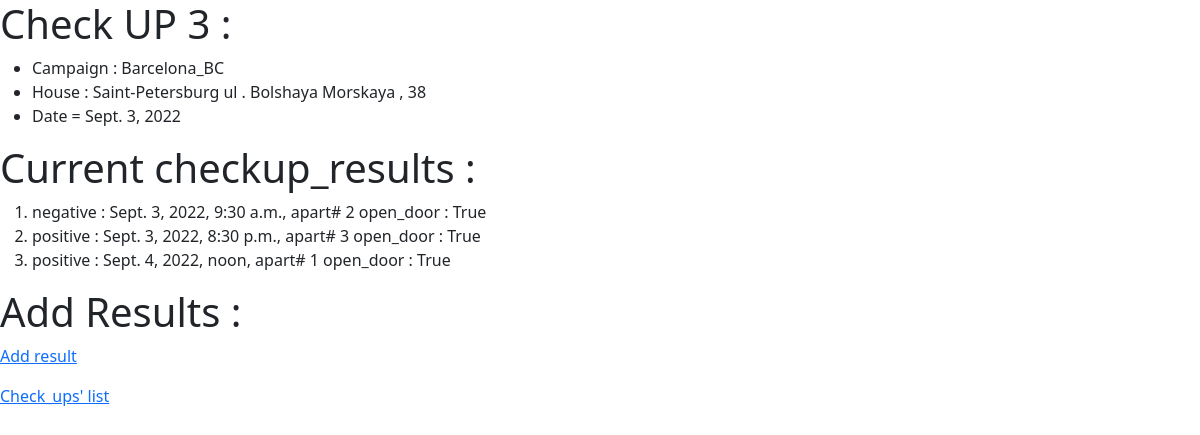
Page /campaigns/cu_index/3 on the committed database.
### campaigns/models.py (models this page shows, shortened)
class Checkup(models.Model):
	campaign = models.ForeignKey(Campaign, on_delete = models.CASCADE, related_name = 'departures')
	house = models.ForeignKey(House, on_delete = models.CASCADE, related_name = 'arrivals')
	check_date = models.DateField()

class Campaign(models.Model):
	title = models.CharField(max_length = 64)
	status = models.CharField(max_length = 1)
	supervisor = models.ForeignKey(Supervisor, on_delete = models.CASCADE, related_name = 'controled_by')
	creator = models.ForeignKey(User, on_delete = models.CASCADE, related_name = 'created_by', default = 1)

class House(models.Model):
	city = models.CharField(max_length = 64)
	street_type = models.CharField(max_length = 5)
	street_name = models.CharField(max_length = 64)
	house_number = models.IntegerField()
	qnt_apts = models.IntegerField()
	qnt_strs = models.IntegerField()
	campaigns = models.ManyToManyField(Campaign, blank=True, related_name = 'c_objects')
	def __str__(self):
		return f'\n{self.city}\n {self.street_type} . {self.street_name} , {self.house_number}\n'

class CheckupResults(models.Model):
	checkup = models.ForeignKey(Checkup, on_delete = models.CASCADE, related_name = 'reason')
	apart = models.ForeignKey(Apartment, on_delete = models.CASCADE, related_name = 'answer')
	c_date = models.DateTimeField(blank = True)
	open_door = models.BooleanField(default = False)
	opinion = models.CharField(max_length = 64, blank = True)
	c_name = models.CharField(max_length = 64, blank = True)
	c_phone = models.CharField(max_length = 64, blank = True)
	comments = models.TextField(blank = True)
	class Meta:
		verbose_name = 'CheckupResults'
		verbose_name_plural = 'CheckupResults_list'

class Apartment(models.Model):
	house = models.ForeignKey(House, on_delete = models.CASCADE, related_name = 'from_house')
	staircase = models.IntegerField()
	number = models.IntegerField()
	size = models.IntegerField()
	rooms = models.IntegerField()

### campaigns/views.py (the view)
# urls.py: path('cu_index/<int:checkup_id>', views.checkup, name = 'checkup'),
def checkup(request, checkup_id):
	checkup = Checkup.objects.get(pk=checkup_id)
	house = checkup.house
	aparts = house.from_house.all()
	results = CheckupResults.objects.filter(checkup = checkup)
	return render(request, 'campaigns/checkup.html', {
		'checkup' : checkup,
		'results' : results,
		'aparts' : aparts,
		})

### campaigns/templates/campaigns/checkup.html (shortened to what this page needs)
{% extends 'campaigns/layout.html' %}
{% block body %}
	<h1> Check UP {{checkup.id}} : </h1>
	<ul>
		<li>Campaign : {{checkup.campaign.title}}</li>
		<li>House : {{checkup.house}}</li>
		<li>Date = {{checkup.check_date}}</li>
	</ul>
	<h1> Current checkup_results : </h1>
	<ol>
		{% for result in results %}
			<li>{{result.opinion}} : {{result.c_date}}, apart# {{result.apart.number}} open_door : {{result.open_door}}</li>
		{% empty %}
			<li> no results</li>
		{% endfor %}
	</ol>
	<h1> Add Results : </h1>
	<a href="{% url 'campaigns:add_result' checkup.id %}"> Add result</a>
	<a href = "{% url 'campaigns:cu_index' %}"> Check_ups' list </a>
{% endblock %}

### rows in the picture
Checkup: campaign "Barcelona_BC", house "Saint-Petersburg ul . Bolshaya Morskaya , 38", check_date "Sept. 3, 2022"
CheckupResults: opinion "negative", c_date "Sept. 3, 2022, 9:30 a.m.", apart.number "2", open_door "True"
CheckupResults: opinion "positive", c_date "Sept. 3, 2022, 8:30 p.m.", apart.number "3", open_door "True"
CheckupResults: opinion "positive", c_date "Sept. 4, 2022, noon", apart.number "1", open_door "True"
